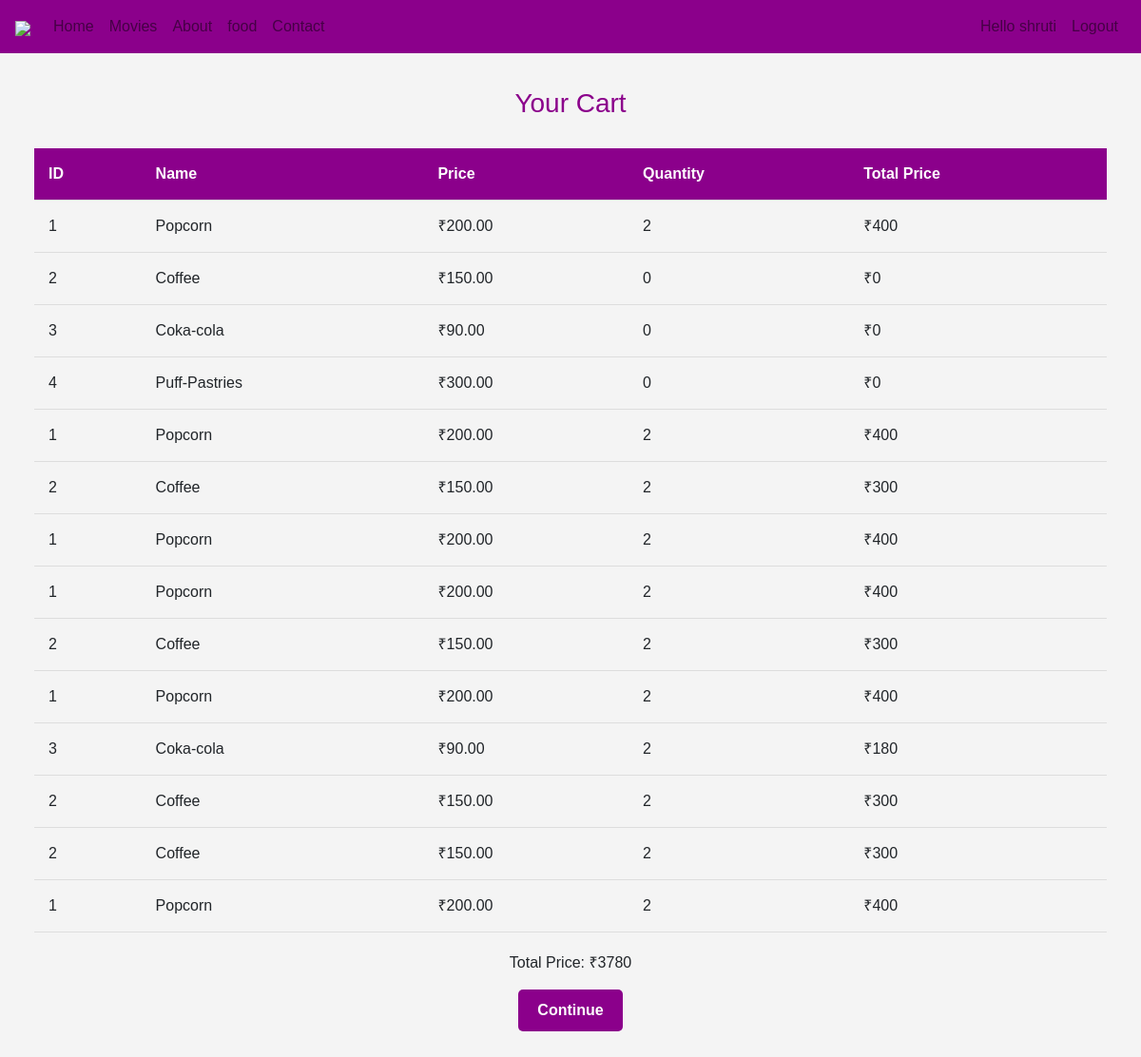
/cart.php (signed in), run on the app's committed database.
### tables this page shows
CREATE TABLE `cart` (
  `id` int(11) NOT NULL,
  `food_id` int(11) NOT NULL,
  `quantity` int(11) NOT NULL
);

CREATE TABLE `food` (
  `id` int(11) NOT NULL,
  `img_path` varchar(100) DEFAULT NULL,
  `name` varchar(255) DEFAULT NULL,
  `price` decimal(10,2) DEFAULT NULL
);

### cart.php (the view, shortened to what this page needs)
<?php
include("header.php");
$host = "localhost";
$username = "root";
$password = "";
$database = "movie_ticket_booking";
$con = new mysqli($host, $username, $password, $database);
$total_price = 0;
$select_query = "SELECT food_id, quantity FROM cart";
$result = $con->query($select_query);
?>
<!DOCTYPE html>
<html lang="en">
<head>
</head>
<body>
    <section>
        <div class="container">
            <h3>Your Cart</h3>
            <table>
                <thead>
                    <tr>
                        <th>ID</th>
                        <th>Name</th>
                        <th>Price</th>
                        <th>Quantity</th>
                        <th>Total Price</th>
                    </tr>
                </thead>
                <tbody>
                    <?php
                    if ($result && $result->num_rows > 0) {
                        while ($row = $result->fetch_assoc()) {
                            $food_id = $row["food_id"];
                            $quantity = $row["quantity"];
                            $food_query = "SELECT id, name, price FROM food WHERE id = $food_id";
                            $food_result = $con->query($food_query);
                            if ($food_result && $food_result->num_rows > 0) {
                                $food_details = $food_result->fetch_assoc();
                                $item_total_price = $food_details["price"] * $quantity;
                                $total_price += $item_total_price;
                                echo "<tr>";
                                echo "<td>" . $food_details["id"] . "</td>";
                                echo "<td>" . $food_details["name"] . "</td>";
                                echo "<td>₹" . $food_details["price"] . "</td>";
                                echo "<td>" . $quantity . "</td>";
                                echo "<td>₹" . $item_total_price . "</td>";
                                echo "</tr>";
                            }
                        }
                    } else {
                        echo "<tr><td colspan='5'>No items in the cart</td></tr>";
                    }
                    ?>
                </tbody>
            </table>
            <div class="cart-btn">
                <p>Total Price: ₹<?php echo $total_price; ?></p>
                <a href="payment1.php">Continue</a>
            </div>
        </div>
    </section>
</body>
</html>

### header.php (style rules this page uses)
* { box-sizing: border-box }
.container { padding: 16px; }
a { color: dodgerblue; }

### cart.php (style rules this page uses)
body { font-family: 'Arial', sans-serif; background-color: #f4f4f4; margin: 0; padding: 0; }
section { padding: 20px; }
h3 { color: #8B008B; text-align: center; margin-bottom: 30px; }
.container { max-width: 1200px; margin: 0 auto; overflow: hidden; }
table { width: 100%; border-collapse: collapse; margin-top: 20px; }
th, td { padding: 15px; text-align: left; border-bottom: 1px solid #ddd; }
th { background-color: #8B008B; color: white; }
.cart-btn { text-align: center; margin-top: 20px; }
.cart-btn a { display: inline-block; background-color: #8B008B; color: white; padding: 10px 20px; text-decoration: none; border-radius: 5px; font-weight: bold; transition: background-color 0.3s; }

### data on the page
cart: food "1", food.name "Popcorn", food.price "200.00", quantity "2", item_total_price "400"
cart: food "2", food.name "Coffee", food.price "150.00", quantity "0", item_total_price "0"
cart: food "3", food.name "Coka-cola", food.price "90.00", quantity "0", item_total_price "0"
cart: food "4", food.name "Puff-Pastries", food.price "300.00", quantity "0", item_total_price "0"
cart: food "1", food.name "Popcorn", food.price "200.00", quantity "2", item_total_price "400"
cart: food "2", food.name "Coffee", food.price "150.00", quantity "2", item_total_price "300"
cart: food "1", food.name "Popcorn", food.price "200.00", quantity "2", item_total_price "400"
cart: food "1", food.name "Popcorn", food.price "200.00", quantity "2", item_total_price "400"
cart: food "2", food.name "Coffee", food.price "150.00", quantity "2", item_total_price "300"
cart: food "1", food.name "Popcorn", food.price "200.00", quantity "2", item_total_price "400"
cart: food "3", food.name "Coka-cola", food.price "90.00", quantity "2", item_total_price "180"
cart: food "2", food.name "Coffee", food.price "150.00", quantity "2", item_total_price "300"
cart: food "2", food.name "Coffee", food.price "150.00", quantity "2", item_total_price "300"
cart: food "1", food.name "Popcorn", food.price "200.00", quantity "2", item_total_price "400"

### other printed values
$_SESSION["ul"] "Hello shruti Logout"
$total_price "3780"
